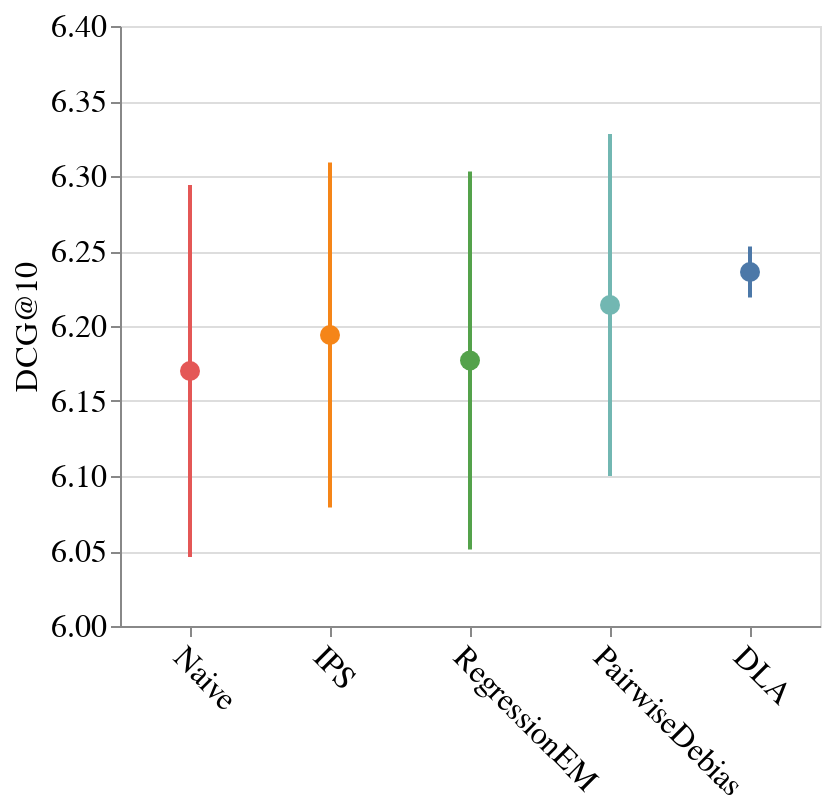

Notebook source saved alongside this figure:
### Code cell
order = ["Naive", "IPS", "RegressionEM", "PairwiseDebias", "DLA"]

base = alt.Chart(df, width=350)

points = base.mark_circle(size=100, opacity=1.0).encode(
    x=alt.X("model", title="", sort=order).axis(labelAngle=45),
    y=alt.Y("dcg@10", title="DCG@10").scale(domain=(6, 6.4)),
    color=alt.Color("model", title=None, legend=None)
)

error = base.mark_errorbar().encode(
    x=alt.X("model", title="", sort=order).axis(labelAngle=45),
    y=alt.Y("dcg@10", title="DCG@10").scale(zero=False),
    yError="std:Q",
    color=alt.Color("model", title=None, legend=None),
    strokeWidth=alt.value(2)
)

chart = error + points
chart

### Figure 1 — Vega-Lite specification as saved in the notebook (floating-point values rounded to 4 significant figures)
{"config": {"title": {"font": "serif", "fontWeight": "normal", "fontSize": 16, "dx": 5}, "axis": {"titleFont": "serif", "titleFontWeight": "normal", "titleFontSize": 16, "labelFont": "serif", "labelFontWeight": "normal", "labelFontSize": 16}, "headerColumn": {"titleFont": "serif", "titleFontWeight": "normal", "titleFontSize": 16, "labelFont": "serif", "labelFontWeight": "normal", "labelFontSize": 16}, "text": {"font": "serif", "fontSize": 14}}, "layer": [{"mark": {"type": "errorbar"}, "encoding": {"color": {"field": "model", "legend": null, "title": null, "type": "nominal"}, "strokeWidth": {"value": 2}, "x": {"axis": {"labelAngle": 45}, "field": "model", "sort": ["Naive", "IPS", "RegressionEM", "PairwiseDebias", "DLA"], "title": "", "type": "nominal"}, "y": {"field": "dcg@10", "scale": {"zero": false}, "title": "DCG@10", "type": "quantitative"}, "yError": {"field": "std"}}}, {"mark": {"type": "circle", "opacity": 1.0, "size": 100}, "encoding": {"color": {"field": "model", "legend": null, "title": null, "type": "nominal"}, "x": {"axis": {"labelAngle": 45}, "field": "model", "sort": ["Naive", "IPS", "RegressionEM", "PairwiseDebias", "DLA"], "title": "", "type": "nominal"}, "y": {"field": "dcg@10", "scale": {"domain": [6, 6.4]}, "title": "DCG@10", "type": "quantitative"}}}], "data": {"name": "data-fca6b4ae6b21051f4634092cd0e7df6d"}, "width": 350, "$schema": "https://vega.github.io/schema/vega-lite/v5.15.1.json", "datasets": {"data-fca6b4ae6b21051f4634092cd0e7df6d": [{"model": "Naive", "dcg@10": 6.17, "std": 0.124}, {"model": "IPS", "dcg@10": 6.194, "std": 0.115}, {"model": "RegressionEM", "dcg@10": 6.177, "std": 0.126}, {"model": "PairwiseDebias", "dcg@10": 6.214, "std": 0.114}, {"model": "DLA", "dcg@10": 6.236, "std": 0.017}]}}
